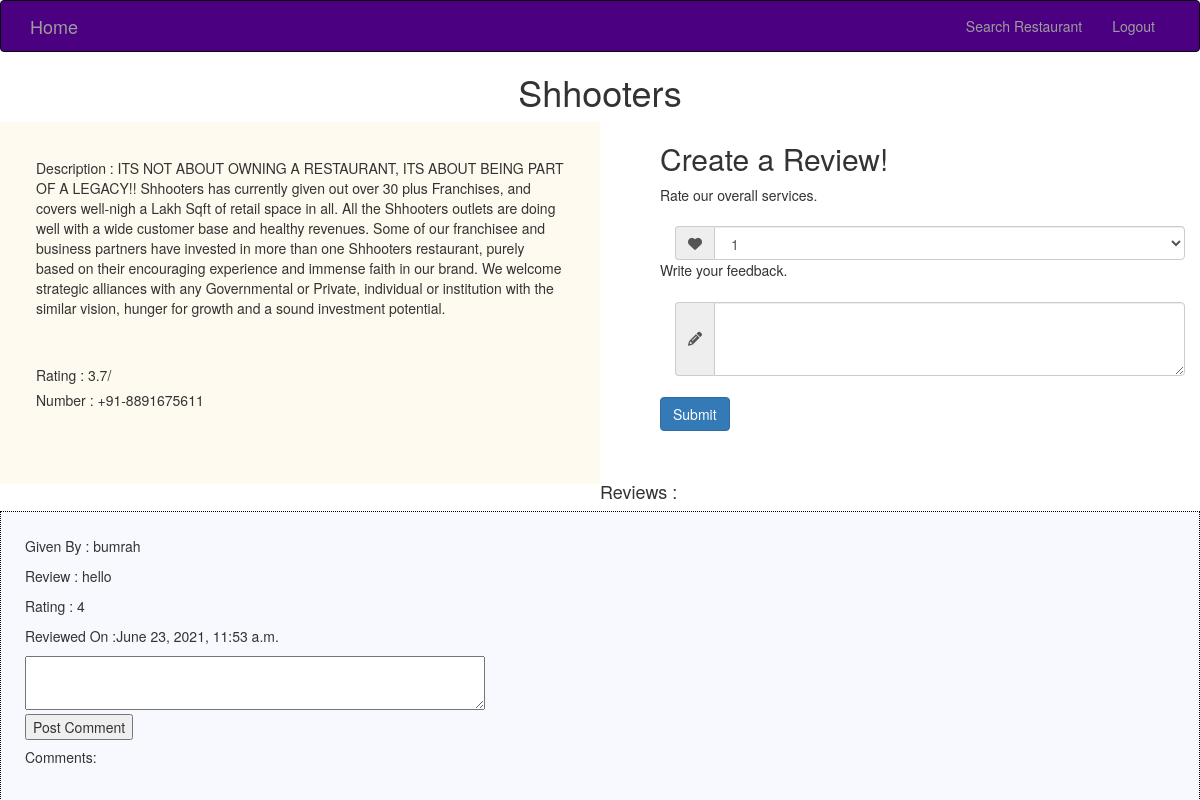
Screenshot of /restaurant/2/ (signed in) with the database file from the repository.
### restaurant/models.py (models this page shows)
class Restaurant(models.Model):
    google_place_id = models.CharField(max_length=16)
    icon = models.CharField(max_length=256,null=True)
    rating = models.CharField(max_length=4,null=True)
    name = models.CharField(max_length=256)

### reviews/models.py (models this page shows)
class RestaurantReview(models.Model):
    restaurant = models.ForeignKey(Restaurant,on_delete=models.CASCADE)
    given_by = models.ForeignKey(User,on_delete=models.CASCADE)
    review = models.TextField()
    created_on = models.DateTimeField(auto_now=True)
    rating = models.CharField(max_length=2,choices=rating)

### users/models.py (models this page shows, shortened)
class User(AbstractUser):
  username = models.CharField(max_length = 50, unique = True)
  email = models.EmailField(_('email address'), null = True)
  phone_no = models.CharField(max_length = 10)
  REQUIRED_FIELDS = [ 'first_name', 'last_name']

### restaurant/views.py (the view)
# urls.py: path('<str:id>/', login_required(views.RestaurantView.as_view()),name='restaurant_view'),
class RestaurantView(APIView):
    renderer_classes = [TemplateHTMLRenderer]
    template_name = "restaurant.html"
    def get(self, request, id):
        restaurant = Restaurant.objects.get(id=id)
        reviews = RestaurantReview.objects.filter(restaurant=restaurant).prefetch_related("comments_set")
        return Response({"restaurant":restaurant,"reviews":reviews})

### templates/restaurant.html (shortened to what this page needs)
{% extends "base.html" %}
{% block content %}
<center><h1>{{restaurant.name}}</h1></center>
<div style="height: 300px;">
    <div style="width: 50%;float: left;background-color:floralwhite;padding: 3%;">
        <div style="height: 200px;">
            <p>Description : ITS NOT ABOUT OWNING A RESTAURANT, ITS ABOUT BEING PART OF A LEGACY!!
            {{restaurant.name}} has currently given out over 30 plus Franchises, and covers well-nigh a Lakh Sqft of retail space in all. All the {{restaurant.name}} outlets are doing well with a wide customer base and healthy revenues. Some of our franchisee and business partners have invested in more than one {{restaurant.name}} restaurant, purely based on their encouraging experience and immense faith in our brand. We welcome strategic alliances with any Governmental or Private, individual or institution with the similar vision, hunger for growth and a sound investment potential.</div>
            <div style="height: 80px">
            <h5>Rating : {{restaurant.rating}}</h5>
            <h5>Number : +91-8891675611</h5>
        </div>
    </div>
    <div style="width: 45%; float: right;">
        <h2 id="fh2">Create a Review!</h2>
        <form id="feedback" action="">
            <div class="pinfo">Rate our overall services.</div>
            <div class="form-group" style="margin-top: 4%;">
                <div class="col-md-12 inputGroupContainer">
                    <div class="input-group">
                        <span class="input-group-addon"><i class="fa fa-heart"></i></span>
                        <select class="form-control" name="rate" id="rate">
                            <option value="1">1</option>
                        </select>
                    </div>
                </div>
            </div>
            <div class="pinfo" style="margin-top: 8%;">Write your feedback.</div>
            <div class="form-group" style="margin-top: 4%;">
                <div class="col-md-12 inputGroupContainer">
                    <div class="input-group">
                        <span class="input-group-addon"><i class="fa fa-pencil"></i></span>
                        <textarea class="form-control" name="review" id="review" rows="3"></textarea>
                    </div>
                </div>
            </div>
            <button style="margin-top: 4%;" type="submit" class="btn btn-primary">Submit</button>
        </form>
    </div>
</div>
<div style="height: 300px;margin-top: 5%;">
    <h4>Reviews : </h4>
    {% for review in reviews %}
    <div style="border: 1px dotted black;padding: 2%;background-color:ghostwhite;">
        <div >
            <p class="card-text">Given By : {{review.given_by.username}} </p>
            <p class="card-text">Review : {{review.review}}</p>
            <p class="card-text">Rating : {{review.rating}}</p>
            <p class="card-text">Reviewed On :{{review.created_on}}</p>
            <form class="comment_form" action="{% url 'post_comment' %}">
                <div>
                    <textarea name="comment" id="comment" placeholder="comment..."
                        style="font-family:sans-serif;font-size:1.2em;width: 40%;">
                        </textarea>
                </div>
                <input type="submit" value="Post Comment">
            </form>
            <h5>Comments:</h5>
        </div>
    </div>
    {% endfor %}
</div>
{% endblock %}

### rows the page displays
Restaurant: name "Shhooters", rating "3.7/"
RestaurantReview: given_by.username "bumrah", review "hello", rating "4", created_on "June 23, 2021, 11:53 a.m."
